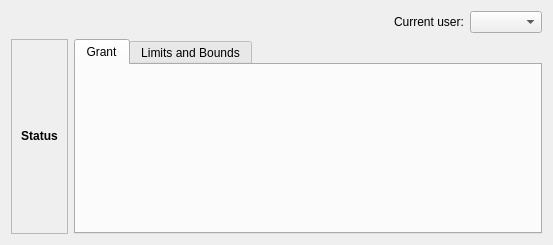
<?xml version="1.0" encoding="UTF-8"?>
<ui version="4.0">
 <class>Form</class>
 <widget class="QWidget" name="Form">
  <property name="geometry">
   <rect>
    <x>0</x>
    <y>0</y>
    <width>553</width>
    <height>245</height>
   </rect>
  </property>
  <property name="windowTitle">
   <string>Form</string>
  </property>
  <layout class="QGridLayout" name="gridLayout">
   <item row="0" column="0" colspan="2">
    <layout class="QHBoxLayout" name="horizontalLayout_1">
     <item>
      <spacer name="horizontalSpacer">
       <property name="orientation">
        <enum>Qt::Horizontal</enum>
       </property>
       <property name="sizeHint" stdset="0">
        <size>
         <width>40</width>
         <height>20</height>
        </size>
       </property>
      </spacer>
     </item>
     <item>
      <widget class="QLabel" name="lbActiveUser">
       <property name="text">
        <string>Current user:</string>
       </property>
      </widget>
     </item>
     <item>
      <widget class="QComboBox" name="cbActiveUser"/>
     </item>
    </layout>
   </item>
   <item row="1" column="0">
    <widget class="QFrame" name="frStatus">
     <property name="sizePolicy">
      <sizepolicy hsizetype="Preferred" vsizetype="Preferred">
       <horstretch>0</horstretch>
       <verstretch>0</verstretch>
      </sizepolicy>
     </property>
     <property name="minimumSize">
      <size>
       <width>0</width>
       <height>0</height>
      </size>
     </property>
     <property name="frameShape">
      <enum>QFrame::StyledPanel</enum>
     </property>
     <property name="frameShadow">
      <enum>QFrame::Raised</enum>
     </property>
     <layout class="QVBoxLayout" name="lyStatus">
      <item>
       <widget class="QLabel" name="lbStatus">
        <property name="sizePolicy">
         <sizepolicy hsizetype="Minimum" vsizetype="Preferred">
          <horstretch>0</horstretch>
          <verstretch>0</verstretch>
         </sizepolicy>
        </property>
        <property name="text">
         <string>&lt;b&gt;Status&lt;/b&gt;</string>
        </property>
        <property name="textFormat">
         <enum>Qt::AutoText</enum>
        </property>
        <property name="alignment">
         <set>Qt::AlignCenter</set>
        </property>
       </widget>
      </item>
     </layout>
    </widget>
   </item>
   <item row="1" column="1">
    <widget class="KTabWidget" name="tab">
     <property name="currentIndex">
      <number>0</number>
     </property>
     <widget class="QWidget" name="tbGrant">
      <attribute name="title">
       <string>Grant</string>
      </attribute>
     </widget>
     <widget class="QWidget" name="tbLimitBound">
      <attribute name="title">
       <string>Limits and Bounds</string>
      </attribute>
     </widget>
    </widget>
   </item>
  </layout>
 </widget>
 <customwidgets>
  <customwidget>
   <class>KTabWidget</class>
   <extends>QTabWidget</extends>
   <header>ktabwidget.h</header>
   <container>1</container>
  </customwidget>
 </customwidgets>
 <resources/>
 <connections/>
</ui>
